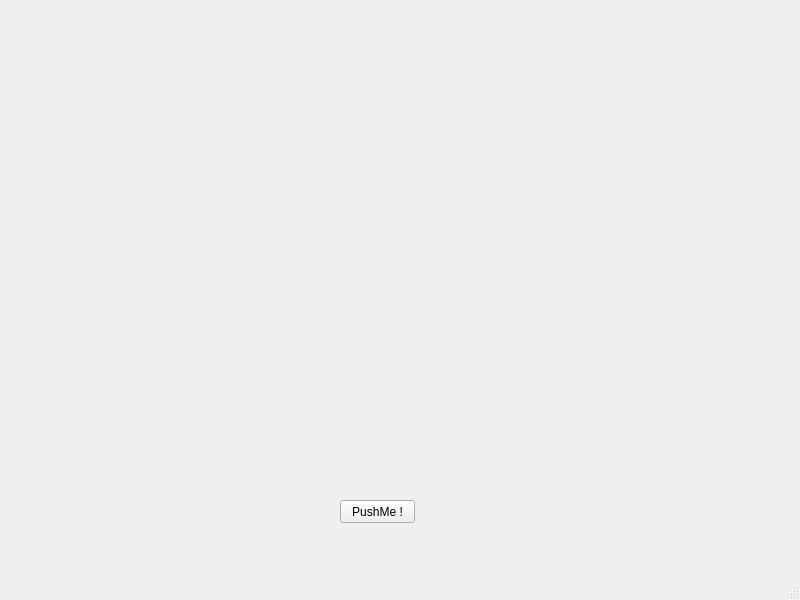
<?xml version="1.0" encoding="UTF-8"?>
<ui version="4.0">
 <class>MainWindow</class>
 <widget class="QMainWindow" name="MainWindow">
  <property name="geometry">
   <rect>
    <x>0</x>
    <y>0</y>
    <width>800</width>
    <height>600</height>
   </rect>
  </property>
  <property name="windowTitle">
   <string>MainWindow</string>
  </property>
  <widget class="QWidget" name="centralwidget">
   <widget class="QPushButton" name="btn">
    <property name="geometry">
     <rect>
      <x>340</x>
      <y>500</y>
      <width>75</width>
      <height>23</height>
     </rect>
    </property>
    <property name="text">
     <string>PushMe !</string>
    </property>
   </widget>
  </widget>
  <widget class="QMenuBar" name="menubar">
   <property name="geometry">
    <rect>
     <x>0</x>
     <y>0</y>
     <width>800</width>
     <height>21</height>
    </rect>
   </property>
  </widget>
  <widget class="QStatusBar" name="statusbar"/>
 </widget>
 <resources/>
 <connections/>
</ui>
